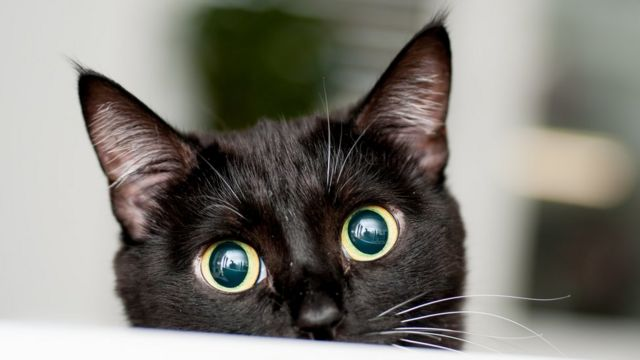
#> input picture Basic Concepts in Digital Image Processing/data/cat.jpg, 640 x 360 px
$ jupyter execute DigitalImgProcessingFundamentals.ipynb
#> lines starting #> are read from the running program, lines starting #| are printed output that depends on the picture; long printed decimals are rounded
# **Basic Concepts in Digital Image Processing**
**Notebook creado por [Marlon Tecotl](https://www.linkedin.com/in/marlon-tecotl/) para el Master en [Vision Artificial](https://www.techtitute.com/informatica/master/master-vision-artificial) en [Tech](https://www.techtitute.com/) (2024).**

En primer lugar vamos a importar las librerias necesarias para el desarollo del notebook

[cell 1]
# importamos las libreiras
import matplotlib.pyplot as plt
import matplotlib as mpl
mpl.rcParams['figure.figsize'] = [8, 8]
import cv2
import numpy as np
import os

A continuación vamos a cargar la siguiente imagen

[cell 2]
# ruta de la imagen a cargar
image_path = 'data/cat.jpg'

### **Cargar una imagen**

Mostrar la imagen en formarto BGR, mostrar por pantalla el alto, ancho y numero de canales

[cell 3]
# cargamos la imagen
image = cv2.imread(image_path)
#> image is the input picture: shape (360, 640, 3); mean B, G, R 115.4, 122.8, 125.4
image  = cv2.cvtColor(image, cv2.COLOR_BGR2RGB)
plt.imshow(image)
plt.show()

#Mostramos el tamaño de la imagen
print("Alto = " + str(image.shape[0]))
#| Alto = 360
print("Ancho = " + str(image.shape[1]))
#| Ancho = 640
print("Canales = " + str(image.shape[2]))
#| Canales = 3

### **Pintar un borde blanco a la imagen**

Mostrar la imagen en formarto BGR, mostrar por pantalla el alto, ancho y numero de canales.

Consultar: [cv2.copyMakeBorder()](https://www.geeksforgeeks.org/python-opencv-cv2-copymakeborder-method/)

[cell 4]
border_size = 20
constant= cv2.copyMakeBorder(image,
                             border_size,
                             border_size,
                             border_size,
                             border_size,
                             cv2.BORDER_CONSTANT,
                             value = [0,0,0])
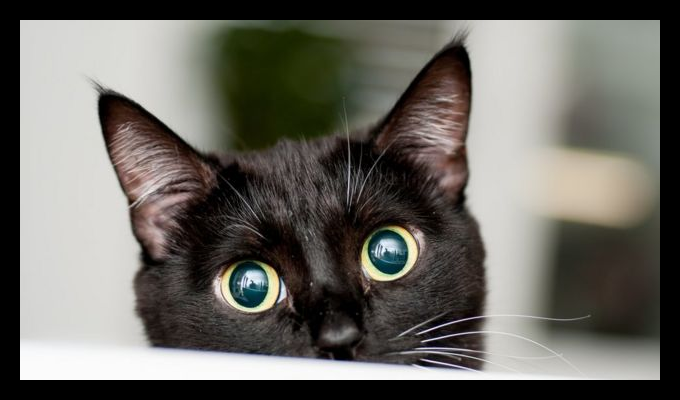
#> constant: shape (400, 680, 3); mean R, G, B 106.2, 104, 97.7

plt.imshow(constant)
plt.show()

### **Subplot tres canales**

Se pide mostrar un plot 3x1 de los canales de la imagen por separado. Añadir un color bar.

Consultar: [plt image tutorial](https://matplotlib.org/stable/tutorials/introductory/images.html#sphx-glr-tutorials-introductory-images-py)

[cell 5]
# lista con los nombres de los canales
channels = ['red', 'green', 'blue']

# recorremos el numero de canales
for i in range(image.shape[2]):
  plt.subplot(131 + i)
  plt.title(channels[i])
  plt.imshow(image[:,:,i], cmap='gray')
  plt.colorbar(orientation='horizontal')
plt.show()
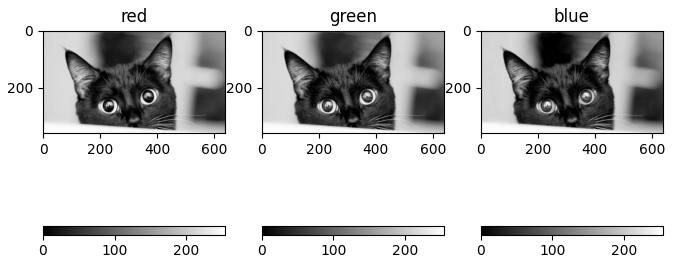
#> figure drawn by matplotlib, 6 panels

### **Convertir la imagen en gris**

Se pide convertir y mostrar la imagen en gris

Consultar: [cv2 tutorial](https://techtutorialsx.com/2018/06/02/python-opencv-converting-an-image-to-gray-scale/)

[cell 6]
# convertimos la imagen a gris
gray = cv2.cvtColor(image, cv2.COLOR_RGB2GRAY)
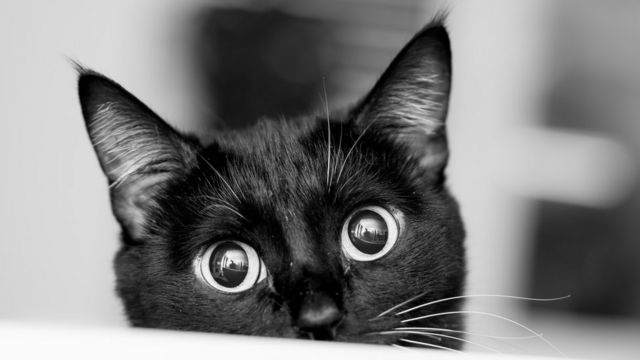
#> gray: shape (360, 640); min 0, max 252, mean 122.7

#hacemos el plot en marcando colo map en gris
plt.imshow(gray, cmap='gray')
plt.title("GRAY")
# activamos el color bar
plt.colorbar()
plt.show()
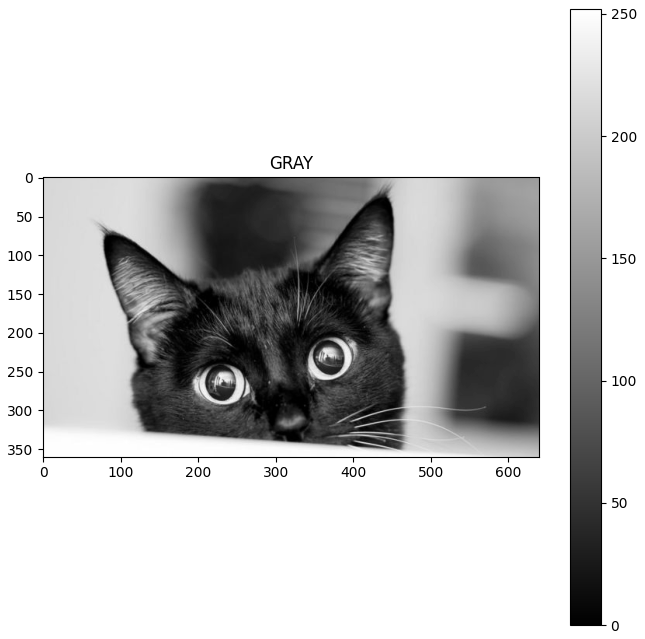
#> figure drawn by matplotlib, 2 panels

### **Guardar imagen**

Guardar la imagen en formato png

Consultar: [cv2 tutorial](https://www.geeksforgeeks.org/python-opencv-cv2-imwrite-method/)

[cell 7]
# guardamos la imagen
cv2.imwrite('gray.png', gray)
#> Out = True

### **Recortes**

Recortar los ojos del gato y mostrar dos subplots. Uno con el ojo izquierdo y el otro con el ojo derecho.

Consultar: [cv2 tutorial](https://learnopencv.com/cropping-an-image-using-opencv/)

[cell 8]
rois = [image[200:300, 180:280, :], image[180:280, 320:420, :]]
titles = ['Ojo izquierdo', 'Ojo derecho']
for i in range(2):
  plt.subplot(121 + i)
  plt.title(titles[i])
  plt.imshow(rois[i])
plt.show()
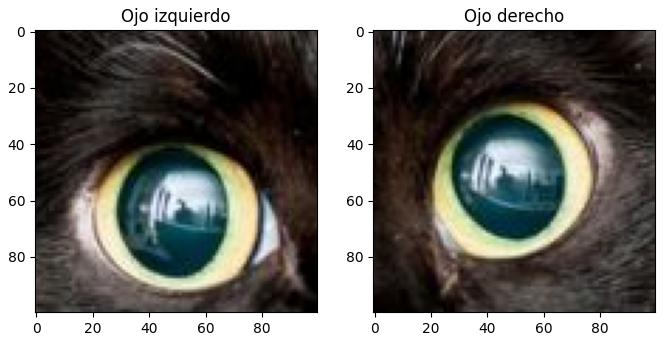
#> figure drawn by matplotlib, 2 panels

### **Pegar recortes en una nueva imagen**

Con los recortes anteriores vamos a montar un collage. En primer lugar vamos a cargar la siguiente imagen:

[cell 9]
# ruta de la imagen a cargar
image_path = 'data/mouth.jpg'

Mostrar la imagen

[cell 10]
# cargamos la imagen
image = cv2.imread(image_path)
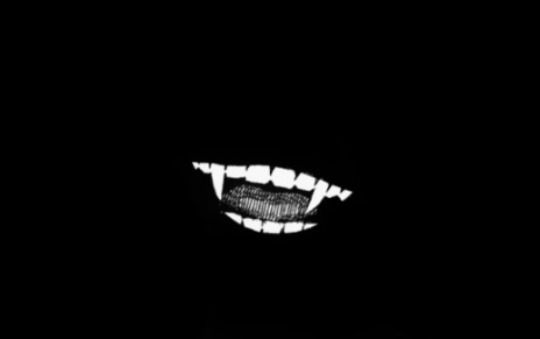
#> input picture Basic Concepts in Digital Image Processing/data/mouth.jpg, 540 x 339 px
#> image is the input picture: shape (339, 540, 3); min 0, max 255, mean 5.3
image  = cv2.cvtColor(image, cv2.COLOR_BGR2RGB)
plt.imshow(image)
plt.show()

A continuación, vamos a copiar la imagen. Usar el siguiente codigo

```
# copiamos la imagen
output_image = image.copy()
```

 Si no la copiamos modificaremos la imagen de entrada y por lo tanto a cada nueva ejecucion veremos que los recortes anteriores se mantienen en la imagen.

 Despues enganchar los recortes y pasar la imagen a escala de grises para obtener un resultado similar al siguiente:


[cell 11]
# copiamos la imagen
output_image = image.copy()

# offset en la posicion
offset_x = 30
offset_y = 150

# pegamos el recorte ojo izquierdo
output_image[offset_x: offset_x + rois[0].shape[0], offset_y: offset_y + rois[0].shape[1]] = rois[0]

# offset en la posicion
offset_x = 50
offset_y = 330

# pegamos el recorte ojo derecho
output_image[offset_x: offset_x + rois[1].shape[0], offset_y: offset_y + rois[1].shape[1]] = rois[1]
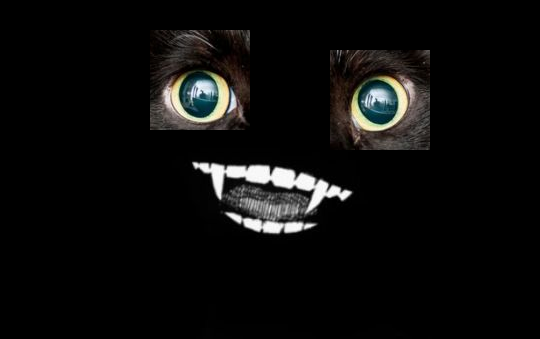
#> output_image: shape (339, 540, 3); mean R, G, B 12.6, 12.4, 11.7

# convertimos a escala de grises
output_image = cv2.cvtColor(output_image, cv2.COLOR_BGR2GRAY)
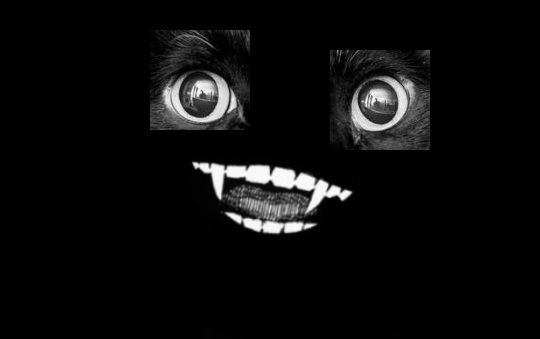
#> output_image: shape (339, 540); min 0, max 255, mean 12.2

# mostramos los resultados
plt.imshow(output_image, cmap = 'gray')
plt.show()

### **Distancia entre dos pixeles**

Vamos a calcular la distancia diagonal de la imagen, igual que se hace para saber el tamaño en pulgadas de un televisor:

Para ello vamos a coger el pixel = (0,0) y el pixel correspondiente a  pixel = (ancho -1, alto -1)

D(p,q)= $\sqrt{(x-s)^2 + (y-t)^2}.$

[cell 12]
import math

# obtenemos el tamaño de la imagen
Alto = output_image.shape[0]
#> Alto = 339
print(f"Alto : {Alto}")
#| Alto : 339
Ancho = output_image.shape[1]
#> Ancho = 540
print(f"Ancho : {Ancho}")
#| Ancho : 540

# definimos los puntos
p = (Alto, 0)
#> p = (339, 0)
q = (0, Ancho)
#> q = (0, 540)

# calculamos la distancia
D = math.sqrt(math.pow(q[1] - p[1], 2) + math.pow(q[0] - p[0], 2))
#> D = 637.6

# mostramos el resultado
print('Diagonal de la imagen = ' + str(D))
#| Diagonal de la imagen = 637.590

### **Resize**

En muchos casos es necesario cambiar el tamaño de la imagen, ya sea porque la queremos guardar en disco y queremos reducir su espacio, o porque queremos hacer una operacion con otra imagen de diferente tamaño.
Se pide cambiar el tamaño de la imagen anterior a una imagen de 350x150,  otra del doble de tamañano y otra de 1/4 del tamaño original. Tener en cuenta que la funcion cv2.resize espera el tamaño en int.

Consultar: [learnopencv](https://learnopencv.com/image-resizing-with-opencv/)

[cell 13]
# copiamos la imagen
output_image = image.copy()

# cambiamos el tamaño
resized = cv2.resize(output_image, (350,150))
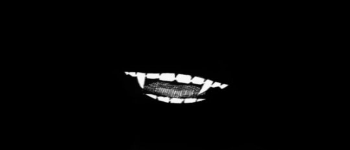
#> resized: shape (150, 350, 3); min 0, max 254, mean 5.3

# mostramos los resultados
plt.imshow(resized, cmap = 'gray')
plt.show()

[cell 14]
# cambiamos el tamaño
resized = cv2.resize(output_image, (output_image.shape[1]*2, output_image.shape[0]*2))
#> resized: shape (678, 1080, 3)

# mostramos los resultados
plt.imshow(resized, cmap = 'gray')
plt.show()

[cell 15]
# cambiamos el tamaño
resized = cv2.resize(output_image, (int(output_image.shape[1]/4), int(output_image.shape[0]/4)))
#> resized: shape (84, 135, 3)

# mostramos los resultados
plt.imshow(resized, cmap = 'gray')
plt.show()
